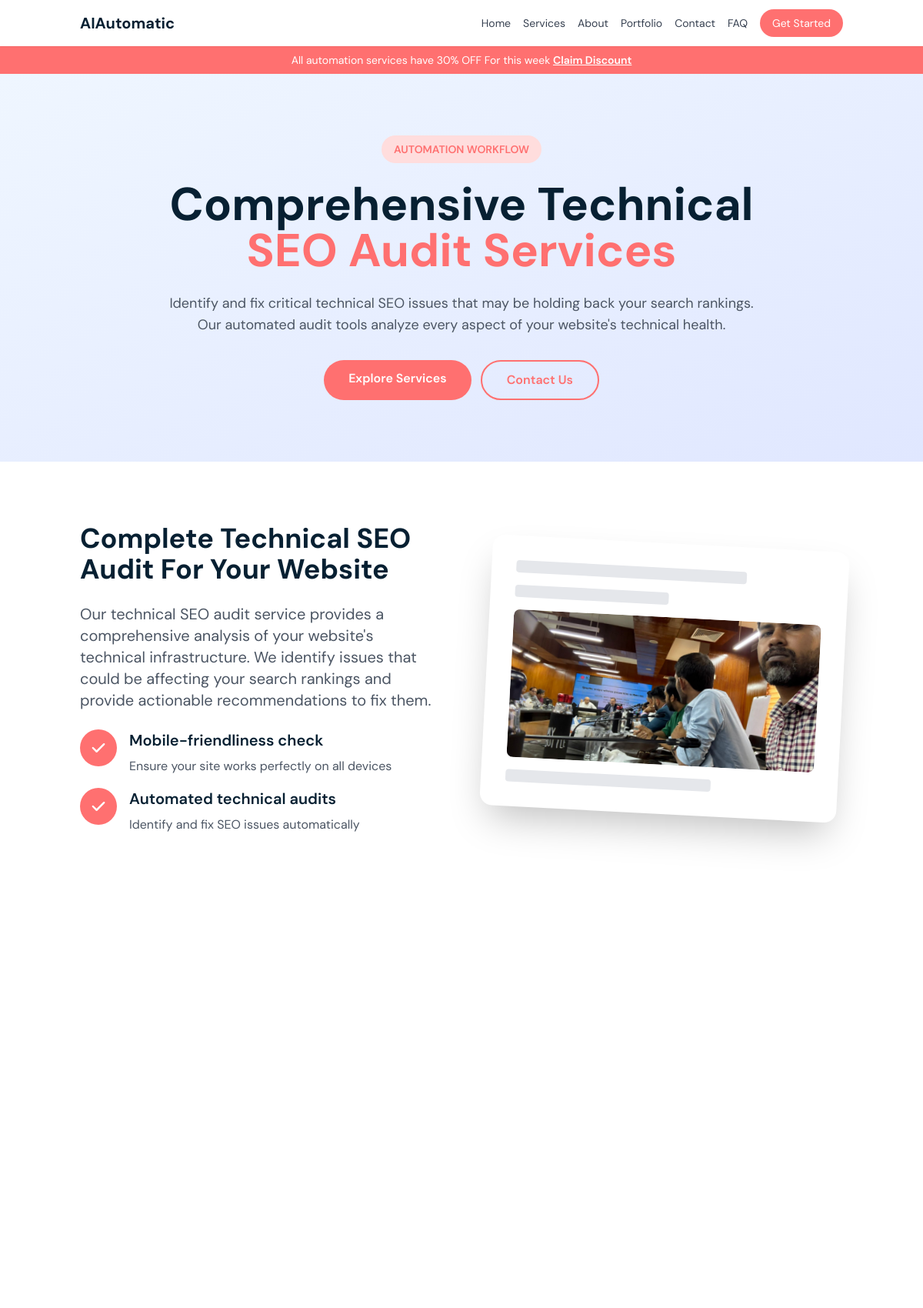
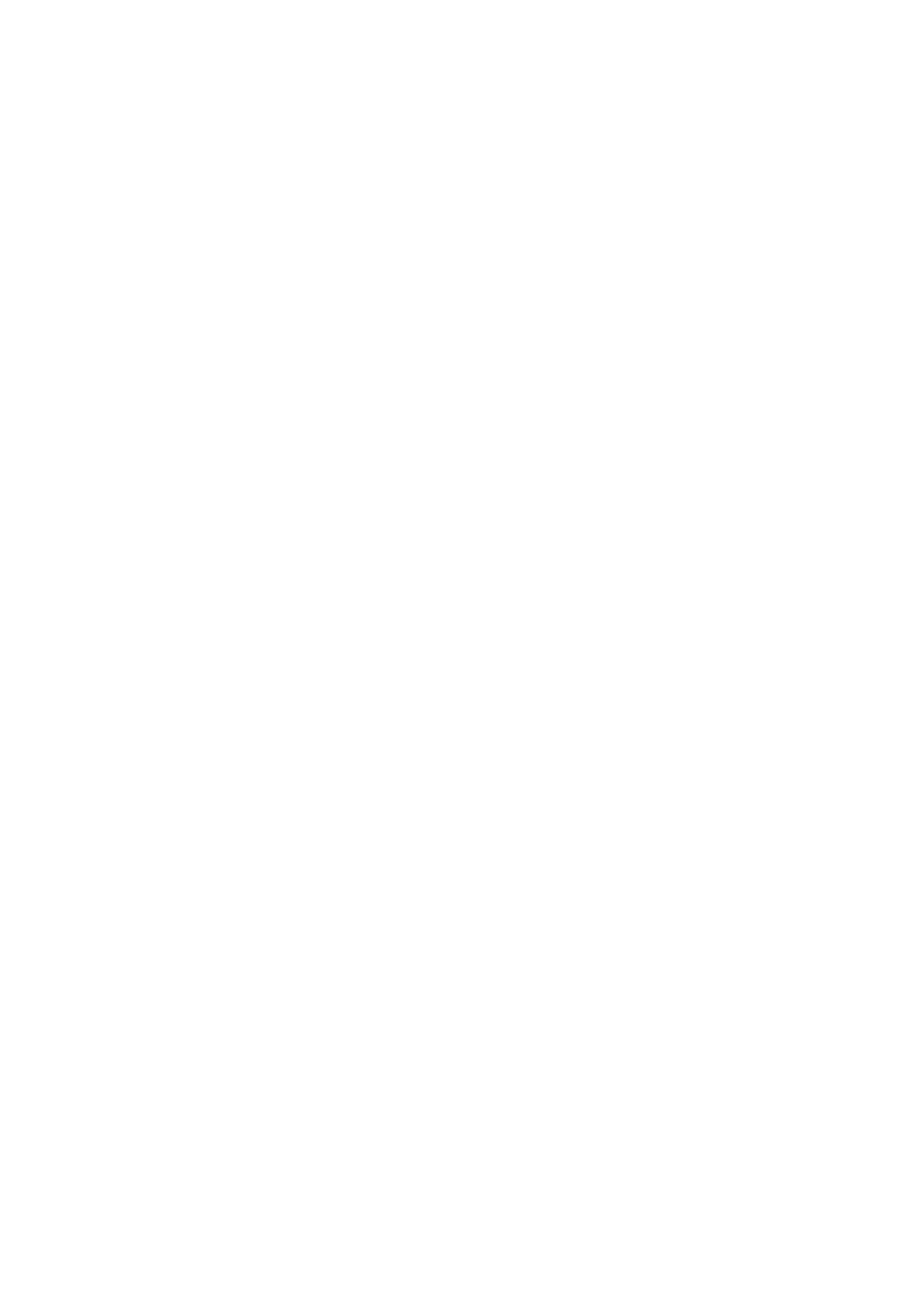
/automation-workflow/ (upper part), run on the app's committed database (2 pictures, top to bottom).
### services/models.py (models this page shows, shortened)
class Service(models.Model):
    service_name = models.CharField(max_length=200, unique=True)
    slug = models.SlugField(max_length=220, unique=True, blank=True)
    short_description = models.TextField(
        max_length=300,
        help_text="A short description to display on the homepage."
    )
    icon_class = models.CharField(
        max_length=100,
        default="fa-solid fa-code",
        help_text="FontAwesome icon class (e.g., 'fa-solid fa-robot')."
    )
    is_active = models.BooleanField(
        default=False,
        help_text="Set to True to make this service Details visible on the site."
    )
    class Meta:
        verbose_name = "Service"
        verbose_name_plural = "Services"
        ordering = ["service_name"]
    def __str__(self):
        return self.service_name

class ServiceDetails(models.Model):
    service = models.OneToOneField(Service, on_delete=models.CASCADE, related_name='details')
    hero_h1 = models.CharField(max_length=200, blank=True, help_text="Main H1 for hero area Separate with / for highlighting")
    hero_tagline = models.TextField( blank=True, help_text="Short tagline under the H1")
    short_section_title = models.CharField(max_length=200, blank=True, help_text="Main H2 for hero area Separate with / for highlighting")
    short_section_details = models.TextField(blank=True, help_text="Detailed description shown beside the bullet points.")
    short_section_image = models.ImageField(
        upload_to='service_short_images/',
        null=True,
        blank=True,
        help_text="Image shown beside the short details (like illustration/card)"
    )
    created_at = models.DateTimeField(auto_now_add=True)
    updated_at = models.DateTimeField(auto_now=True)
    class Meta:
        verbose_name = "Service Details"
        verbose_name_plural = "Service Details"
    @property
    def split_short_title(self):
        if self.short_section_title and "/" in self.short_section_title:
            parts = self.short_section_title.rsplit("/", 1)
            return parts[0].strip(), parts[1].strip()
        return self.short_section_title, ""
    @property
    def split_hero_h1(self):
        if "/" in self.hero_h1:
            parts = self.hero_h1.rsplit("/", 1)
            return parts[0].strip(), parts[1].strip()
        return self.hero_h1, ""  # if no slash found
    def __str__(self):
        return f"Details for {self.service.service_name}"

class BulletPointServices(models.Model):
    details = models.ForeignKey(ServiceDetails, on_delete=models.CASCADE, related_name='bullet_points')
    order = models.PositiveSmallIntegerField(default=0, help_text="Order for display (lower first)")
    title = models.CharField(max_length=150)
    description = models.TextField(blank=True, validators=[MinLengthValidator(0)])
    class Meta:
        ordering = ['order']
        verbose_name = "Bullet Point"
        verbose_name_plural = "Bullet Points"
    def __str__(self):
        return f"{self.title} ({self.details.service.service_name})"

### services/views.py (the view)
# urls.py: path('<slug:slug>/', views.service_detail, name='service_detail'),
def service_detail(request, slug):
    service = get_object_or_404(
        Service.objects
        .select_related("details")
        .prefetch_related(
            "details__bullet_points",
            "sub_services__features"
        ),
        slug=slug
    )
    context = {
        "service": service,
        "details": service.details,
        "bullet_points": service.details.bullet_points.all(),
        "sub_services": service.sub_services.all(),
        "faqs": FAQ.objects.filter(
            service=service,
            sub_service__isnull=True,
            is_active=True
        ),
    }
    print("Service Detail Context:", context)  # Debugging line
    return render(request, "services/service_detail.html", context)

### services/models.py (called while the page is built)
    def __str__(self):
        return f"{self.title} ({self.parent_service.service_name})"

    def __str__(self):
        if self.sub_service:
            return f"FAQ ({self.sub_service.title}): {self.question[:40]}"
        elif self.service:
            return f"FAQ ({self.service.service_name}): {self.question[:40]}"
        return self.question

### templates/services/service_detail.html (shortened to what this page needs)
{% extends "base.html" %}
{% block content %}
<section class="bg-gradient-to-br from-blue-50 to-indigo-100 py-12 sm:py-20">
  <div class="container mx-auto px-4 text-center">
    <div class="inline-flex items-center bg-accent rounded-full px-4 py-2 mb-6">
      <span class="text-secondary text-sm font-semibold">{{ service.service_name|upper }}</span>
    </div>
    {% with before=details.split_hero_h1.0 after=details.split_hero_h1.1 %}
    <h1 class="text-3xl sm:text-4xl lg:text-6xl font-bold text-primary leading-tight mb-6">
        {{ before }}{% if after %}<br><span class="text-secondary">{{ after }}</span>{% endif %}
    </h1>
    {% endwith %}
    {% if details.hero_tagline %}
    <p class="text-lg text-gray-600 max-w-3xl mx-auto mb-8">{{ details.hero_tagline }}</p>
    {% endif %}
    <div class="flex flex-col sm:flex-row gap-3 justify-center">
      <a href="#subservices" class="bg-secondary text-white px-8 py-3 rounded-full font-semibold hover:bg-opacity-90">Explore Services</a>
      <a href="#contact" class="border-2 border-secondary text-secondary px-8 py-3 rounded-full hover:bg-secondary hover:text-white font-semibold">Contact Us</a>
    </div>
  </div>
</section>
    <section class="py-12 sm:py-20">
        <div class="container mx-auto px-4">
            <div class="grid lg:grid-cols-2 gap-8 lg:gap-16 items-center">
                <div class="space-y-6">
                  {% with before=details.split_short_title.0 after=details.split_short_title.1 %}
                  <h2 class="text-3xl sm:text-4xl font-bold text-primary">
                      {{ before }}{% if after %}<br>{{ after }}{% endif %}
                  </h2>
                  {% endwith %}
                    <p class="text-base sm:text-xl text-gray-600">
                        {{ details.short_section_details }}
                    </p>
                    <div class="space-y-4">
                      {% for point in bullet_points %}
                        <div class="flex items-start space-x-4">
                            <div
                                class="w-10 h-10 sm:w-12 sm:h-12 bg-secondary rounded-full flex items-center justify-center flex-shrink-0">
                                <svg class="w-5 h-5 sm:w-6 sm:h-6 text-white" fill="currentColor" viewBox="0 0 20 20">
                                    <path fill-rule="evenodd"
                                        d="M16.707 5.293a1 1 0 010 1.414l-8 8a1 1 0 01-1.414 0l-4-4a1 1 0 011.414-1.414L8 12.586l7.293-7.293a1 1 0 011.414 0z"
                                        clip-rule="evenodd"></path>
                                </svg>
                            </div>
                            <div>
                                <h3 class="text-lg sm:text-xl font-semibold text-primary mb-2">{{ point.title }}</h3>
                                <p class="text-gray-600 text-sm sm:text-base">{{ point.description }}</p>
                            </div>
                        </div>
                        {% endfor %}
                    </div>
                </div>
            <div class="relative">
              <div
                class="bg-white rounded-xl sm:rounded-2xl shadow-xl sm:shadow-2xl p-6 sm:p-8 transform rotate-3 hover:rotate-0 transition-transform duration-300">
                <div class="space-y-4">
                  <div class="h-3 sm:h-4 bg-gray-200 rounded w-3/4"></div>
                  <div class="h-3 sm:h-4 bg-gray-200 rounded w-1/2"></div>
                  {% if details.short_section_image %}
                  <div class="overflow-hidden rounded-lg h-32 sm:h-48">
                    <img
                      src="{{ details.short_section_image.url }}"
                      alt="{{ service.service_name }}"
                      class="w-full h-full object-cover transition-transform duration-300 hover:scale-105"
                    >
                  </div>
                  {% else %}
                    <div class="h-24 sm:h-32 bg-gradient-to-r from-secondary to-pink-400 rounded-lg"></div>
                  {% endif %}
                  <div class="h-3 sm:h-4 bg-gray-200 rounded w-2/3"></div>
                </div>
              </div>
            </div>
            </div>
        </div>
    </section>
{% endblock %}

### templates/base.html (shortened to what this page needs)
<!DOCTYPE html>
<html lang="en">
<head>
    <script src="https://cdn.tailwindcss.com"></script>
<link rel="stylesheet" href="https://cdnjs.cloudflare.com/ajax/libs/font-awesome/7.0.1/css/all.min.css" />
</head>
<body class="font-dm-sans bg-white">
    <header class="bg-white shadow-sm sticky top-0 z-50">
        <div class="container mx-auto px-4 py-3">
            <nav class="flex items-center justify-between">
                <div class="flex items-center">
                    <div class="text-xl font-bold text-primary">AIAutomatic</div>
                </div>
                <div class="hidden md:flex items-center space-x-4">
                    <a href="#" class="text-gray-700 hover:text-primary transition-colors text-sm">Home</a>
                    <a href="#services" class="text-gray-700 hover:text-primary transition-colors text-sm">Services</a>
                    <a href="#" class="text-gray-700 hover:text-primary transition-colors text-sm">About</a>
                    <a href="#" class="text-gray-700 hover:text-primary transition-colors text-sm">Portfolio</a>
                    <a href="#contact" class="text-gray-700 hover:text-primary transition-colors text-sm">Contact</a>
                    <a href="#" class="text-gray-700 hover:text-primary transition-colors text-sm">FAQ</a>
                    <a href="#"
                        class="bg-secondary text-white px-4 py-2 rounded-full hover:bg-opacity-90 transition-all text-sm">Get
                        Started</a>
                </div>
            </nav>
        </div>
    </header>
    <div class="bg-secondary text-white text-center py-2 px-4">
        <p class="text-xs sm:text-sm">All automation services have 30% OFF For this week <a href="#"
                class="underline font-semibold">Claim Discount</a></p>
    </div>
    {% block content %}{% endblock content %}
</body>
</html>

### data on the page
Service: service_name "AUTOMATION WORKFLOW"
ServiceDetails: hero_tagline "Identify and fix critical technical SEO issues that may be holding back your search rankings. Our automated audit tools analyze every aspect of your website's technical health.", short_section_details "Our technical SEO audit service provides a comprehensive analysis of your website's technical infrastructure. We identify issues that could be affecting your search rankings and provide actionable recommendations to fix them.", short_section_image (picture)
BulletPointServices: title "Mobile-friendliness check", description "Ensure your site works perfectly on all devices"
BulletPointServices: title "Automated technical audits", description "Identify and fix SEO issues automatically"

### other printed values
{{ before }} "Comprehensive Technical"
{{ after }} "SEO Audit Services"
{{ before }} "Complete Technical SEO"
{{ after }} "Audit For Your Website"
